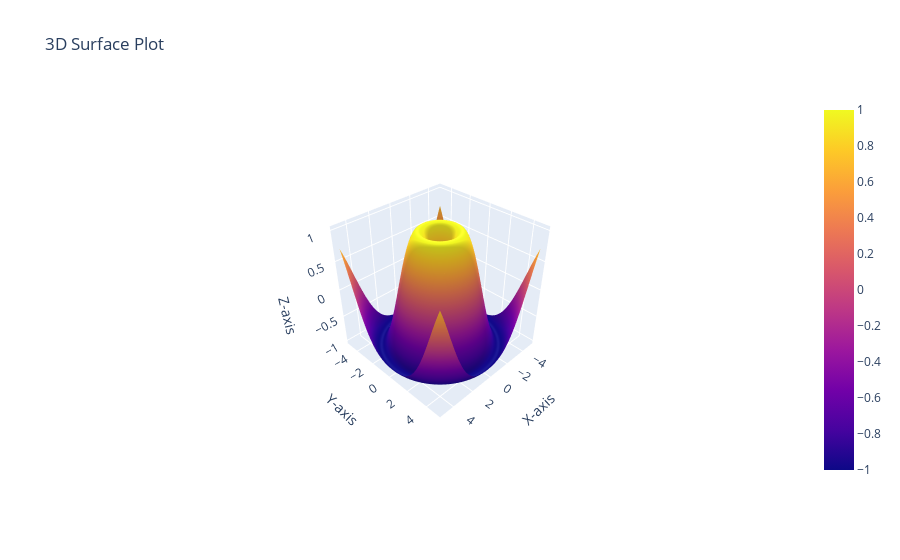

The notebook cell this image was saved under:
### Markdown cell above
__3D Surface Plot__

### Code cell
import plotly.graph_objects as go
import numpy as np
x = np.linspace(-5, 5, 100)
y = np.linspace(-5, 5, 100)
x, y = np.meshgrid(x, y)
z = np.sin(np.sqrt(x**2 + y**2))
fig = go.Figure(data=[go.Surface( x=x,z=z, y=y)])
fig.update_layout(
    title='3D Surface Plot',
    scene=dict(
        xaxis_title='X-axis',
        yaxis_title='Y-axis',
        zaxis_title='Z-axis'))
fig.show()

### Figure 1 — Plotly figure (JSON) as saved in the notebook; plotly's stock layout.template omitted (floating-point values rounded to 4 significant figures; data arrays with more than 128 entries replaced by an {"elided": "..."} marker saying what was removed)
{"data": [{"type": "surface", "x": {"elided": "100x100 float values"}, "y": {"elided": "100x100 float values"}, "z": {"elided": "100x100 float values"}}], "layout": {"autosize": true, "scene": {"aspectmode": "auto", "aspectratio": {"x": 1, "y": 1, "z": 1}, "camera": {"center": {"x": 0, "y": 0, "z": 0}, "eye": {"x": 1.865, "y": 1.865, "z": 1.865}, "projection": {"type": "perspective"}, "up": {"x": 0, "y": 0, "z": 1}}, "xaxis": {"title": {"text": "X-axis"}, "type": "linear"}, "yaxis": {"title": {"text": "Y-axis"}, "type": "linear"}, "zaxis": {"title": {"text": "Z-axis"}, "type": "linear"}}, "title": {"text": "3D Surface Plot"}}}
